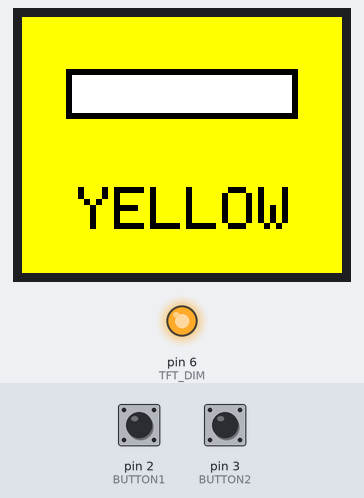
Recording of a sketch running on a simulated Arduino Uno, built with avr-gcc and run on an emulated ATmega328P. Shown: 160×128 colour display, output pins drawn as LEDs (lit = HIGH). The inputs (shaded band) are chosen by the test bench; at power-on: pin 3 (BUTTON2) HIGH, pin 2 (BUTTON1) HIGH.

Above: at 4.4 s.
4.5 s: pin 3 (BUTTON2) pulled LOW for 1 s
At 6.6 s:
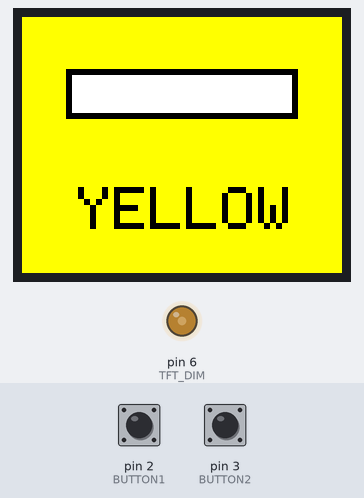
7.0 s: pin 2 (BUTTON1) pulled LOW for 3.2 s
At 11.2 s:
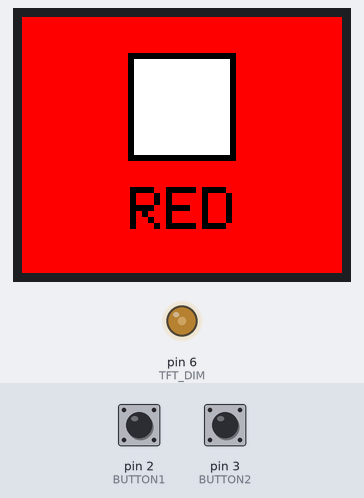
11.7 s: pin 3 (BUTTON2) pulled LOW for 3.2 s
At 16.1 s:
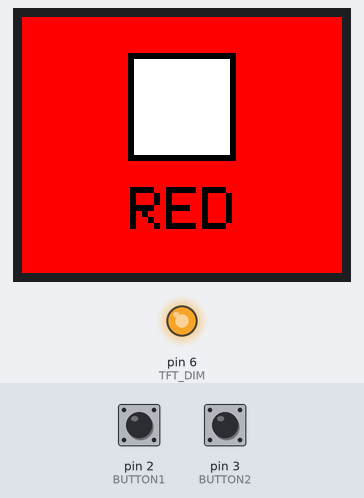
16.4 s: pin 2 (BUTTON1) pulled LOW for 0.15 s
At 18.1 s:
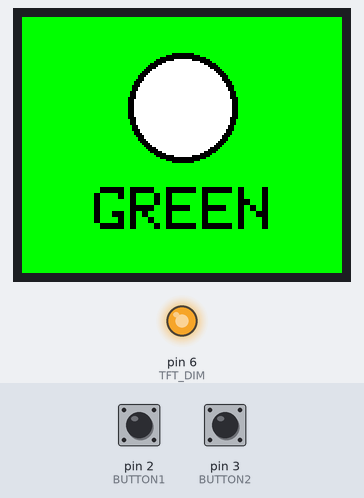
18.4 s: pin 3 (BUTTON2) pulled LOW for 0.15 s
At 18.8 s:
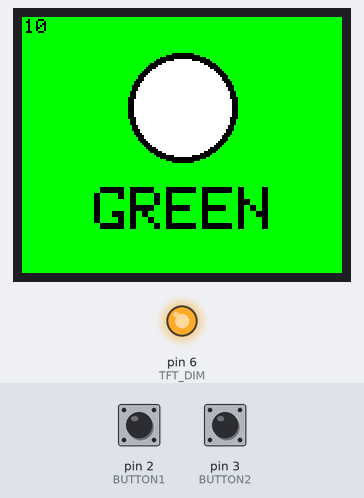
20.4 s: pin 3 (BUTTON2) pulled LOW for 0.15 s
At 21.2 s:
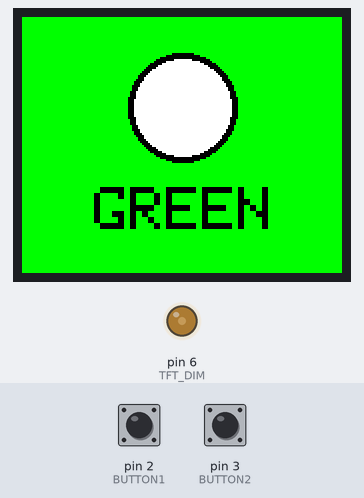
Timing chart, 0 to 23.4 s (numbered marks = the images above; inputs shaded):
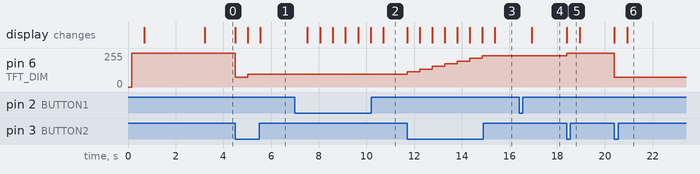

The sketch:

colorbadge_nosd.ino
```cpp
//Andon's Color Badge basic program.
//Utilizes the ST7735 driver from Adafruit and the Adafruit Graphics Library
//Documentation can be found here: https://learn.adafruit.com/adafruit-gfx-graphics-library/graphics-primitives
//Due to size constraints (And my own coding abilities), no SD card interactions are programmed in.
//However, the standard SD card library can be used. I've added the SD card chip select pin below for reference.


#include <Adafruit_GFX.h>    // Core graphics library
#include <Adafruit_ST7735.h> // Hardware-specific library
#include <SPI.h>

//#define SD_CS   10  // SD card Chip Select line
#define TFT_CS    9  // Chip select line for TFT display
#define TFT_RST   8  // Reset line for TFT
#define TFT_DC    7  // Data/command line for TFT
#define TFT_DIM   6  // TFT backlight dimmer output
#define BUTTON1   2  // Input Button 1 - Used for switching badges
#define BUTTON2   3  // Input Button 2 - Used for adjusting dimmer output

Adafruit_ST7735 tft = Adafruit_ST7735(TFT_CS, TFT_DC, TFT_RST);

int bright = 10; // Ten steps of brightness. Default to 10.
int badge = 2;   // Badge 1 is Green
                 // Badge 2 is Yellow. Start here.
                 // Badge 3 is Red.
int button1state = 0; // For reading Button 1
int button2state = 0; // For reading Button 2

void setup(void) {
  pinMode(TFT_DIM, OUTPUT);
  pinMode(BUTTON1, INPUT_PULLUP);
  pinMode(BUTTON2, INPUT_PULLUP);
  tft.initR(INITR_BLACKTAB);
  tft.setRotation(1);
  //Rotation 0: Pins are DOWN.
  //Rotation 1: Pins are RIGHT.
  //Rotation 2: Pins are UP.
  //Rotation 3: Pins are LEFT.
  //Default design rotation is 1.
  setLight(bright);
  tft.fillScreen(ST7735_BLACK);
  drawtext("Digibadge Starting...", ST7735_WHITE, 0, 0, 1, true);
  delay(500);
  drawtext("Created in 2015 by", ST7735_WHITE, 0, 16, 1, true);
  drawtext("Jason LeClare.", ST7735_WHITE, 0, 24, 1, true);
  drawtext("http://www.matchfire.net", ST7735_WHITE, 0, 32, 1, true);
  drawtext("Source available at:", ST7735_WHITE, 0, 48, 1, true);
  drawtext("http://bit.ly/1HeVcMC", ST7735_WHITE, 0, 56, 1, true);
  drawtext("For color badge info:", ST7735_WHITE, 0, 72, 1, true);
  drawtext("http://bitly.com/1jY0tzO", ST7735_WHITE, 0, 80, 1, true);
  delay(2500);
  drawBadge(badge);
}
void loop() {
  // First, check button inputs.
  button1state = digitalRead(BUTTON1);
  button2state = digitalRead(BUTTON2);
  // Now that we've read our buttons, see if we need to change anything.
  if (button1state == LOW) {
    // Button 1 was pressed. We want the next badge.
    badge += 1;
    if (badge > 3) {
      // Don't let the number get too high. Only 3 badges
      badge = 1;
    }
    delay(500); // Don't cycle rapidly through them.
    drawBadge(badge);
  }
  if (button2state == LOW) {
    // Button 2 was pressed. We want the next brightness value.
    bright += 1;
    if (bright > 10) {
      // Don't let the number get too high. Only 10 steps.
      bright = 1;
    }
    setLight(bright);
    drawnum(bright, ST7735_BLACK, 1, 1, 1, true);
    delay(500); // Don't cycle rapidly through brightness levels.
    drawBadge(badge);
  }
}

void setLight(int l) {
  // Sets the backlight to a specified brightness
  analogWrite(TFT_DIM, (l*20)+55);
  // AnalogWrite uses values from 0-255. As we always want the badge on
  // we set the minimum value to 75, as each bright level is 20.
}

void drawBadge(int b) {
  // Draws a badge given an input number.
  if (b == 1) {
    // Badge number 1 is Green - "Come talk to me!"
    drawGreen();
  }
  else if (b == 2) {
    // Badge number 2 is Yellow - "Do I know you?"
    drawYellow();
  }
  else if (b == 3) {
    // Badge number 3 is Red - "Don't bother me."
    drawRed();
  }
  else {
    // Default to Red if something gets added up wrong.
    drawRed();
  }
}

//Following are Color Communication Badges.
//See http://blog.bronycon.org/post/92753912478/introducing-color-communications-badges-we-want
void drawGreen() {
  //
  tft.fillScreen(ST7735_GREEN);
  tft.fillCircle(80, 45, 27, ST7735_BLACK);
  tft.fillCircle(80, 45, 24, ST7735_WHITE);
  drawtext("GREEN", ST7735_BLACK, 36, 85, 3, true);
}
void drawYellow() {
  tft.fillScreen(ST7735_YELLOW);
  tft.fillRect(22, 26, 116, 25, ST7735_BLACK);
  tft.fillRect(25, 29, 110, 19, ST7735_WHITE);
  drawtext("YELLOW", ST7735_BLACK, 28, 85, 3, true);
}
void drawRed() {
  tft.fillScreen(ST7735_RED);
  tft.fillRect(53, 18, 54, 54, ST7735_BLACK);
  tft.fillRect(56, 21, 48, 48, ST7735_WHITE);
  drawtext("RED", ST7735_BLACK, 54, 85, 3, true);
}

void drawtext(char *text, uint16_t color, int x, int y, int tsize, boolean wrap) {
  settext(color, tsize, x, y, wrap);
  tft.print(text);
}

void drawnum(int text, uint16_t color, int x, int y, int tsize, boolean wrap) {
  settext(color, tsize, x, y, wrap);
  tft.print(text);
}

void settext(uint16_t color, int tsize, int x, int y, boolean wrap) {
  tft.setCursor(x, y);
  tft.setTextColor(color);
  tft.setTextWrap(wrap);
  tft.setTextSize(tsize);
}
```

Measured:
- after the input at 4.5 s, pin 6 (TFT_DIM): 255/255 → 75/255 at once, → 95/255 0.53 s later; the display: first changes at once (image 1 shows a later state)
- after the input at 7.0 s, the display: changes after 0.53 s (image 2)
- after the input at 11.7 s, pin 6 (TFT_DIM): moves from 95/255 to 235/255 over 3.2 s, starting at once; the display: first changes at once (image 3 shows a later state)
- after the input at 16.4 s, the display: changes after 0.54 s (image 4)
- after the input at 18.4 s, pin 6 (TFT_DIM): 235/255 → 255/255 at once; the display: changes at once (image 5)
- after the input at 20.4 s, pin 6 (TFT_DIM): 255/255 → 75/255 at once; the display: first changes at once (image 6 shows a later state)
